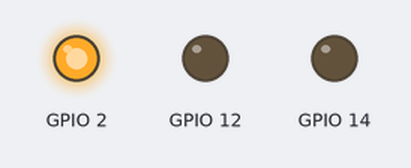
Bench run of a sketch on a simulated ESP8266 (NodeMCU). Parts: output pins drawn as LEDs (lit = HIGH).

Above: at 0.5 s.
At 1.5 s:
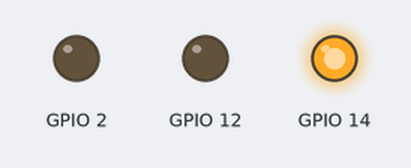
At 2.5 s:
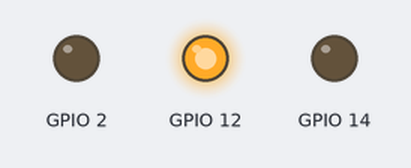
At 3.5 s:
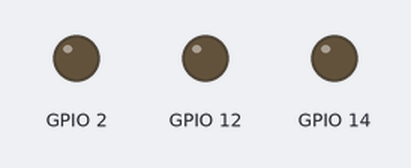
Timing chart, 0 to 5.2 s (numbered marks = the images above):
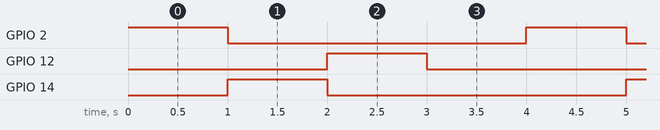

Measured:
- by itself, GPIO 2, GPIO 12, GPIO 14: alternates HIGH for 1.0 s and LOW for 3.0 s
- by itself, everything shown: repeats every 4.0 s, in 4 steps

The sketch:

main.ino
```cpp
void setup() {
  Serial.begin(9600);
  // initialize digital pin 13 as an output.
  pinMode(2, OUTPUT);
  pinMode(12, OUTPUT);
  pinMode(14, OUTPUT);
}

void loop() {
  digitalWrite(2, HIGH); //LED da placa e LED RGB
  delay(1000);           // wait for a second
  digitalWrite(2, LOW);

  digitalWrite(14, HIGH);
  delay(1000);
  digitalWrite(14, LOW);

  digitalWrite(12, HIGH);
  delay(1000);
  digitalWrite(12, LOW);

  delay(1000);            // wait for a second
}
```
